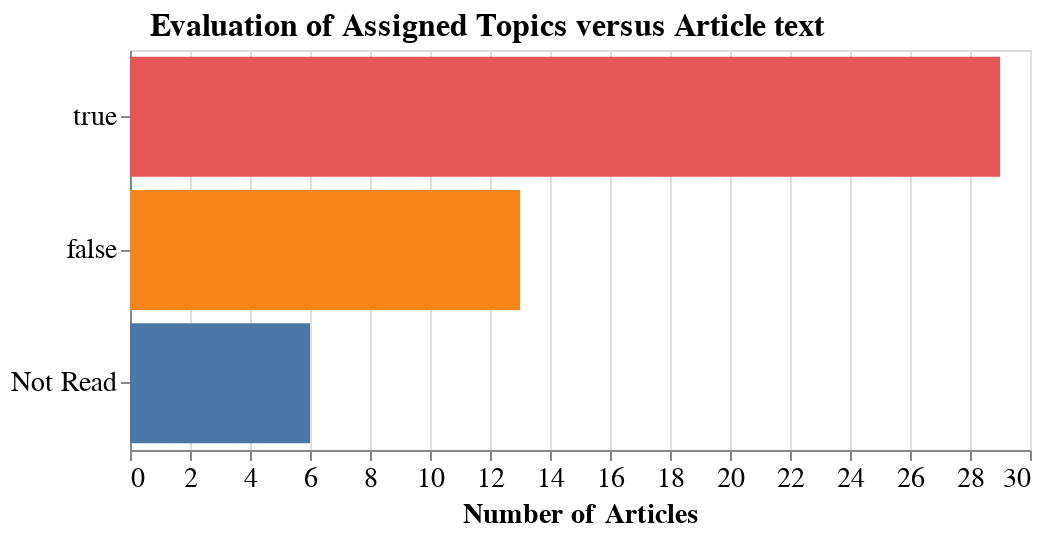

Source (notebook cell):
### Code cell
altair_plot_horiz_bar_chart(
    (
        df_unseen_evaluate["Suitable"]
        .value_counts()
        .sort_values(ascending=False)
        .reset_index()
        .rename(columns={"index": "Match", "Suitable": "count"})
    ),
    "Evaluation of Assigned Topics versus Article text",
    "count",
    "Match",
    xtitle="Number of Articles",
    labelFontSize=14,
    titleFontSize=14,
    plot_titleFontSize=16,
    text_var="count",
    tooltip=["Match", "count"],
    dx=70,
    offset=0,
    horiz_label_limit=450,
    sort_y=None,
    fig_size=(200, 450),  # (height, width)
)

### Figure 1 — Vega-Lite specification as saved in the notebook (floating-point values rounded to 4 significant figures)
{"config": {"view": {"continuousWidth": 400, "continuousHeight": 300}, "axis": {"labelFontSize": 14, "titleFontSize": 14}, "axisY": {"labelAlign": "right", "labelLimit": 450}, "title": {"anchor": "start", "dx": 70, "fontSize": 16, "offset": 0}}, "data": {"name": "data-e4a42273f6f94accdc9ec192d680af29"}, "mark": "bar", "encoding": {"color": {"type": "nominal", "field": "count", "legend": null}, "tooltip": [{"type": "nominal", "field": "Match"}, {"type": "quantitative", "field": "count"}], "x": {"type": "quantitative", "field": "count", "title": "Number of Articles"}, "y": {"type": "nominal", "field": "Match", "sort": null, "title": ""}}, "height": 200, "title": "Evaluation of Assigned Topics versus Article text", "width": 450, "$schema": "https://vega.github.io/schema/vega-lite/v4.8.1.json", "datasets": {"data-e4a42273f6f94accdc9ec192d680af29": [{"Match": true, "count": 29}, {"Match": false, "count": 13}, {"Match": "Not Read", "count": 6}]}}
